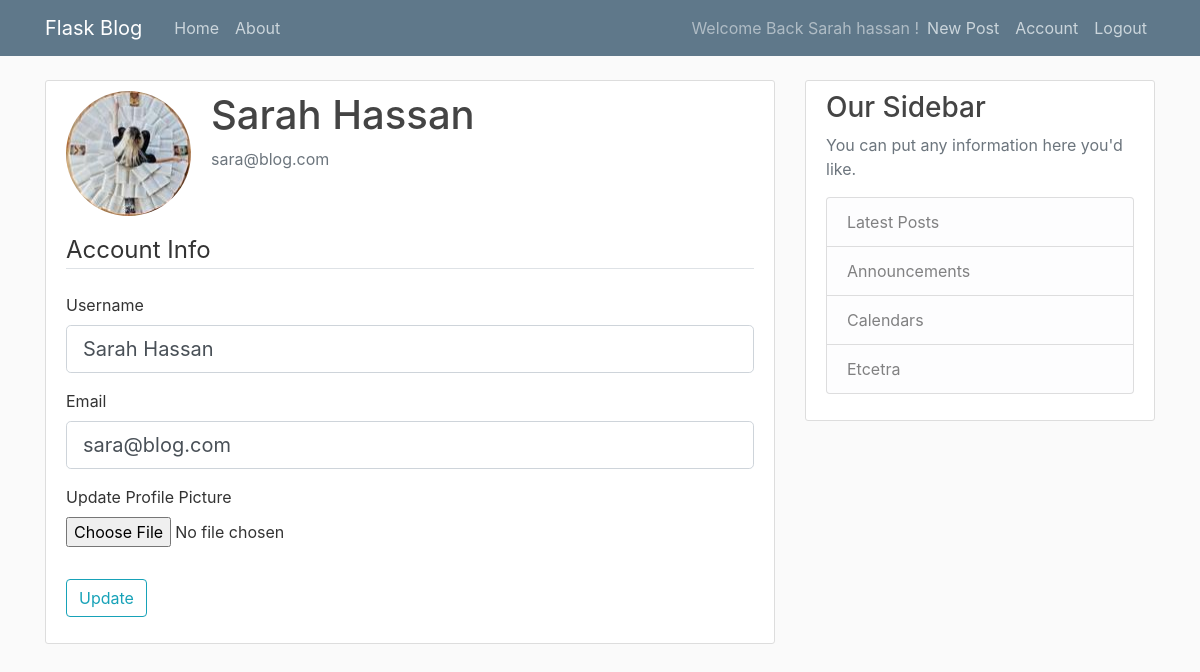
/account (signed in), run on the app's committed database.
### myflaskblog/models.py (models this page shows, shortened)
class User(db.Model, UserMixin):
    id = db.Column(db.Integer, primary_key=True)
    username = db.Column(db.String(20), unique=True, nullable=False)
    email = db.Column(db.String(120), unique=True, nullable=False)
    image_file = db.Column(db.String(20), nullable=False, default='default.jpg')
    password = db.Column(db.String(60), nullable=False)
    posts = db.relationship('Post', backref='author', lazy=True)

### myflaskblog/users/routes.py (the view)
@users.route("/account",  methods=['GET', 'POST'])
@login_required
def account():
    form = UpdateAccountForm()
    if form.validate_on_submit():
        if form.picture.data:
            picture_file =save_picture(form.picture.data)
            current_user.image_file = picture_file
        current_user.username = form.username.data
        current_user.email = form.email.data
        db.session.commit()
        flash('Your account has been updated.', 'success')
        return redirect(url_for('users.account'))
    elif request.method == 'GET':
        form.username.data = current_user.username
        form.email.data = current_user.email
    image_file = url_for('static', filename='profile_pics/' + current_user.image_file)
    return render_template('account.html', title='Account',
                           image_file=image_file, form=form)

### myflaskblog/users/forms.py (shortened to what this page needs)
class UpdateAccountForm(FlaskForm):
    username = StringField('Username',
                           validators=[DataRequired(), Length(min=2, max=20)])
    email = StringField('Email',
                        validators=[DataRequired(), Email()])
    picture = FileField('Update Profile Picture', validators=[FileAllowed(['jpg','png'])])
    submit = SubmitField('Update')

### myflaskblog/models.py (called while the page is built)
@login_manager.user_loader
def load_user(user_id):
    return User.query.get(int(user_id))

### myflaskblog/templates/account.html (shortened to what this page needs)
{% extends "layout.html" %}
{% block content %}
    <div class="content-section">
        <div class="media">
            <img class="rounded-circle account-img" src="{{ image_file }}">
            <div class="media-body">
                <h2 class="account-heading">{{ current_user.username }}</h2>
                <p class="text-secondary">{{ current_user.email }}</p>
            </div>
        </div>
        <form method="POST" action="" enctype="multipart/form-data">
            <fieldset class="form-group">
                <legend class="border-bottom mb-4">Account Info</legend>
                <div class="form-group">
                    {{ form.username.label(class="form-control-label") }}
                    {% if form.username.errors %}
                        {{ form.username(class="form-control form-control-lg is-invalid") }}
                        <div class="invalid-feedback">
                            {% for error in form.username.errors %}
                                <span>{{ error }}</span>
                            {% endfor %}
                        </div>
                    {% else %}
                        {{ form.username(class="form-control form-control-lg") }}
                    {% endif %}
                </div>
                <div class="form-group">
                    {{ form.email.label(class="form-control-label") }}
                    {% if form.email.errors %}
                        {{ form.email(class="form-control form-control-lg is-invalid") }}
                        <div class="invalid-feedback">
                            {% for error in form.email.errors %}
                                <span>{{ error }}</span>
                            {% endfor %}
                        </div>
                    {% else %}
                        {{ form.email(class="form-control form-control-lg") }}
                    {% endif %}
                </div>
                <div class="form-group">
                    {{ form.picture.label() }}
                    {{ form.picture(class="form-control-file") }}
                </div>
            </fieldset>
            <div class="form-group">
                {{ form.submit(class="btn btn-outline-info") }}
            </div>
        </form>
    </div>
{% endblock content %}

### myflaskblog/templates/layout.html (shortened to what this page needs)
<!DOCTYPE html>
<html lang="en">
<head>
    <link rel="stylesheet" href="https://stackpath.bootstrapcdn.com/bootstrap/4.3.1/css/bootstrap.min.css">
    <link rel="stylesheet" type="text/css" href="{{ url_for('static', filename='main.css')}}">
</head>
<body>
    <header class="site-header">
        <nav class="navbar navbar-expand-md navbar-dark bg-steel fixed-top">
            <div class="container">
                <a class="navbar-brand mr-4" href="/">Flask Blog</a>
                <div class="collapse navbar-collapse" id="navbarToggle">
                    <div class="navbar-nav mr-auto">
                        <a class="nav-item nav-link" href="{{ url_for('main.home') }}">Home</a>
                        <a class="nav-item nav-link" href="{{ url_for('main.about') }}">About</a>
                    </div>
                    <span class="navbar-nav">
                        {% if current_user.is_authenticated %}
                        <span class="navbar-text">Welcome Back {{ current_user.username.capitalize() }} !</span>
                        <a class="nav-item nav-link" href="{{ url_for('posts.new_post') }}">New Post</a>
                        <a class="nav-item nav-link" href="{{ url_for('users.account') }}">Account</a>
                        <a class="nav-item nav-link" href="{{ url_for('users.logout') }}">Logout</a>
                        {% else %}
                        <a class="nav-item nav-link" href="{{ url_for('users.login') }}">Login</a>
                        <a class="nav-item nav-link" href="{{ url_for('users.register') }}">Register</a>
                        {% endif %}
                    </span>
                    </div>
                </div>
        </nav>
    </header>
    <main role="main" class="container">
        <div class="row">
            <div class="col-md-8">
                {% block content %}{% endblock %}
            </div>
            <div class="col-md-4">
                <div class="content-section">
                    <h3>Our Sidebar</h3>
                    <p class='text-muted'>You can put any information here you'd like.
                    <ul class="list-group">
                        <li class="list-group-item list-group-item-light">Latest Posts</li>
                        <li class="list-group-item list-group-item-light">Announcements</li>
                        <li class="list-group-item list-group-item-light">Calendars</li>
                        <li class="list-group-item list-group-item-light">Etcetra</li>
                    </ul>
                    </p>
                </div>
            </div>
        </div>
    </main>
</body>
</html>

### myflaskblog/static/main.css (style rules this page uses)
body { background: #fafafa; color: #333333; margin-top: 5rem; }
h1, h2, h3, h4, h5, h6 { color: #444444; }
.bg-steel { background-color: #5f788a; }
.site-header .navbar-nav .nav-link { color: #cbd5db; }
.content-section { background: #ffffff; padding: 10px 20px; border: 1px solid #dddddd; border-radius: 3px; margin-bottom: 20px; }
.account-img { height: 125px; width: 125px; margin-right: 20px; margin-bottom: 16px; }
.account-heading { font-size: 2.5rem; }

### data on the page
User: username "Sarah hassan", username "Sarah Hassan", email "sara@blog.com"
